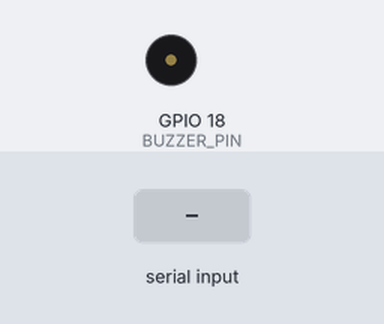
A sketch run on a simulated ESP32. Shown: buzzer (waves = sounding). The inputs (shaded band) are chosen by the test bench. WiFi joins after 1.5 s; servers stay silent unless stated; storage starts empty; what the sketch prints to the serial monitor is not drawn.

Above: at 2.2 s.
2.3 s: "P \n" received over Serial
3.8 s: "S \n" received over Serial
5.3 s: "W\n" received over Serial
6.8 s: "NW\n" received over Serial
8.3 s: "SW\n" received over Serial
9.8 s: "S 90\n" received over Serial
At 9.98 s:
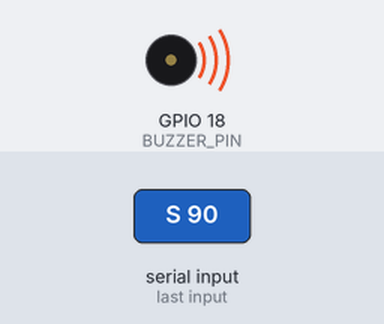
Timing chart, 0 to 12.6 s (numbered marks = the images above; inputs shaded):
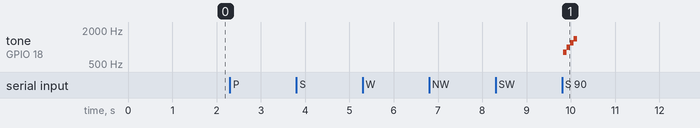

Measured:
- after the input at 2.3 s, every drawn part: stays the same
- after the input at 3.8 s, every drawn part: stays the same
- after the input at 5.3 s, every drawn part: stays the same
- after the input at 6.8 s, every drawn part: stays the same
- after the input at 8.3 s, every drawn part: stays the same
- after the input at 9.8 s, tone on GPIO 18 (BUZZER_PIN): plays 800 Hz for 0.08 s, 1000 Hz for 0.08 s, 1200 Hz for 0.08 s, 1400 Hz for 0.08 s, starting at once

The sketch:

EspModem.ino
```cpp
#include <Arduino.h>
#include <WiFi.h>
#include <FS.h>
#include <SPIFFS.h>

// --- Bell 103 Standard Frequencies (300 Baud) ---
#define TONE_MARK   1270  // Frequency for Binary 1 (Hz)
#define TONE_SPACE  1070  // Frequency for Binary 0 (Hz)

const int BUZZER_PIN = 18;  // Piezo Buzzer Pin
const int PWM_CHANNEL = 0;  // LEDC PWM Channel
const int PWM_RES = 8;      // 8-bit resolution

// Modem State Variables
bool dataMode = false;
String cmdBuffer = "";
String host = "";
uint16_t port = 80; // Default HTTP port

// WiFi State Machine
enum WiFiSetupState {
  STATE_NORMAL,
  STATE_GET_SSID,
  STATE_GET_PASS
};
WiFiSetupState wifiState = STATE_NORMAL;
String tempSSID = "";
String tempPass = "";

WiFiClient client;

// --- SPIFFS Helper Functions ---
void saveCredentials(String ssid, String pass) {
  File ssidFile = SPIFFS.open("/ssid.txt", FILE_WRITE);
  if (ssidFile) {
    ssidFile.print(ssid);
    ssidFile.close();
  }
  File passFile = SPIFFS.open("/pass.txt", FILE_WRITE);
  if (passFile) {
    passFile.print(pass);
    passFile.close();
  }
  Serial.println("\r\nCredentials saved to SPIFFS.");
}

bool loadCredentials(String &ssid, String &pass) {
  if (!SPIFFS.exists("/ssid.txt") || !SPIFFS.exists("/pass.txt")) {
    return false;
  }

  File ssidFile = SPIFFS.open("/ssid.txt", FILE_READ);
  if (ssidFile) {
    ssid = ssidFile.readString();
    ssid.trim();
    ssidFile.close();
  }

  File passFile = SPIFFS.open("/pass.txt", FILE_READ);
  if (passFile) {
    pass = passFile.readString();
    pass.trim();
    passFile.close();
  }
  return (ssid.length() > 0);
}

void connectToWiFi(String ssid, String pass) {
  Serial.print("\r\nConnecting to ");
  Serial.println(ssid);
  WiFi.begin(ssid.c_str(), pass.c_str());

  int retries = 0;
  while (WiFi.status() != WL_CONNECTED && retries < 20) {
    delay(500);
    Serial.print(".");
    retries++;
  }

  if (WiFi.status() == WL_CONNECTED) {
    Serial.print("\r\nCONNECTED. IP: ");
    Serial.println(WiFi.localIP());
  } else {
    Serial.println("\r\nCONNECTION FAILED.");
  }
}

// --- Audio Transmitter (Modulator) ---
void sendBuzzerBit(bool bit) {
  unsigned int freq = bit ? TONE_MARK : TONE_SPACE;
  ledcWriteTone(PWM_CHANNEL, freq);
  delayMicroseconds(3333); // ~300 Baud timing
}

void transmitByte(char c) {
  // 1. Start Bit (Always 0 / Space tone)
  sendBuzzerBit(0);

  // 2. 8 Data Bits (LSB first)
  for (int i = 0; i < 8; i++) {
    bool bitValue = (c >> i) & 0x01;
    sendBuzzerBit(bitValue);
  }

  // 3. Stop Bit (Always 1 / Mark tone)
  sendBuzzerBit(1);

  // Turn off sound between pulses
  ledcWrite(PWM_CHANNEL, 0);
}

// --- Setup ---
void setup() {
  Serial.begin(115200);
  delay(1000);

  // Initialize SPIFFS
  if (!SPIFFS.begin(true)) {
    Serial.println("SPIFFS Mount Failed! Formatting...");
  }

  // Initialize Buzzer PWM
  ledcSetup(PWM_CHANNEL, TONE_MARK, PWM_RES);
  ledcAttachPin(BUZZER_PIN, PWM_CHANNEL);
  ledcWrite(PWM_CHANNEL, 0);

  Serial.println("\r\n========================================");
  Serial.println("ESP32 HARDWARE MODEM READY.");
  Serial.println("Commands: P <port> | S <host> | W | NW | SW");
  Serial.println("========================================");
  Serial.println("OK");

  // Auto-connect on boot if credentials exist
  String savedSSID, savedPass;
  if (loadCredentials(savedSSID, savedPass)) {
    connectToWiFi(savedSSID, savedPass);
  } else {
    Serial.println("No saved WiFi credentials. Use 'W' to configure.");
  }
}

// --- Main Loop ---
void loop() {
  // 1. Handle outgoing Serial Data / Command Mode
  if (Serial.available()) {
    char inChar = Serial.read();

    if (wifiState == STATE_GET_SSID) {
      // Catch raw setup inputs without echoing command strings
      if (inChar == '\r' || inChar == '\n') {
        tempSSID.trim();
        if (tempSSID.length() > 0) {
          Serial.println("\r\nENTER PASSWORD:");
          wifiState = STATE_GET_PASS;
        }
      } else {
        Serial.print(inChar);
        tempSSID += inChar;
      }
    }
    else if (wifiState == STATE_GET_PASS) {
      if (inChar == '\r' || inChar == '\n') {
        tempPass.trim();
        saveCredentials(tempSSID, tempPass);
        connectToWiFi(tempSSID, tempPass);
        wifiState = STATE_NORMAL;
        Serial.println("OK");
      } else {
        Serial.print("*"); // Mask password entry
        tempPass += inChar;
      }
    }
    else if (!dataMode) {
      // --- COMMAND MODE ---
      Serial.write(inChar); // Echo back to terminal

      if (inChar == '\r' || inChar == '\n') {
        cmdBuffer.trim();

        if (cmdBuffer.startsWith("P ")) {
          // Set Port
          String portStr = cmdBuffer.substring(2);
          port = portStr.toInt();
          Serial.print("\r\nPORT SET TO: ");
          Serial.println(port);
          Serial.println("OK");
        }
        else if (cmdBuffer.startsWith("S ")) {
          // Set host and try connecting
          host = cmdBuffer.substring(2);
          host.trim();

          if (WiFi.status() == WL_CONNECTED) {
            Serial.print("\r\nCONNECTING TO: ");
            Serial.print(host);
            Serial.print(":");
            Serial.println(port);

            // Retro Dial Sounds
            for(int i = 0; i < 4; i++) {
              ledcWriteTone(PWM_CHANNEL, 800 + (i * 200));
              delay(80);
            }
            ledcWrite(PWM_CHANNEL, 0);

            if (client.connect(host.c_str(), port)) {
              Serial.println("CONNECT 300 (DATA BRIDGE ACTIVE)");
              dataMode = true;
            } else {
              Serial.println("CONNECTION FAILED");
            }
          } else {
            // Local Offline Mode (No WiFi)
            Serial.println("\r\nOFFLINE MODE: NO WIFI. ENAMELED LOCAL ECHO.");
            dataMode = true;
          }
        }
        else if (cmdBuffer == "W") {
          // Initiate Interactive WiFi Setup
          Serial.println("\r\nENTER WIFI SSID:");
          tempSSID = "";
          tempPass = "";
          wifiState = STATE_GET_SSID;
        }
        else if (cmdBuffer == "NW") {
          // Disable WiFi
          WiFi.disconnect(true);
          Serial.println("\r\nWIFI DISABLED.");
          Serial.println("OK");
        }
        else if (cmdBuffer == "SW") {
          // Restart WiFi
          String savedSSID, savedPass;
          if (loadCredentials(savedSSID, savedPass)) {
            connectToWiFi(savedSSID, savedPass);
          } else {
            Serial.println("\r\nNO CREDENTIALS FOUND. USE 'W' COMMAND.");
          }
          Serial.println("OK");
        }
        else if (cmdBuffer == "AT") {
          Serial.println("\r\nOK");
        }
        else if (cmdBuffer == "ATH") {
          if (client.connected()) {
            client.stop();
          }
          dataMode = false;
          Serial.println("\r\nDISCONNECTED / OK");
        }

        cmdBuffer = "";
      } else if (inChar != '\b') {
        cmdBuffer += inChar;
      }
    }
    else {
      // --- DATA MODE (Online/Offline) ---
      // 1. Send audio burst
      transmitByte(inChar);

      // 2. If online, write to remote server socket
      if (client.connected()) {
        client.write(inChar);
      }

      // Keep a local escape hook "+++" to manually drop back to command mode
      if (inChar == '+') {
        static uint8_t plusCount = 0;
        plusCount++;
        if (plusCount >= 3) {
          delay(500); // Guard time
          dataMode = false;
          if (client.connected()) client.stop();
          Serial.println("\r\nNO CARRIER / OK");
          plusCount = 0;
        }
      }
    }
  }

  // 2. Handle incoming Network Data (If in Data Mode and connected to Server)
  if (dataMode && client.connected() && client.available()) {
    char outChar = client.read();
    Serial.write(outChar); // Output response to terminal screen
  }
}
```
